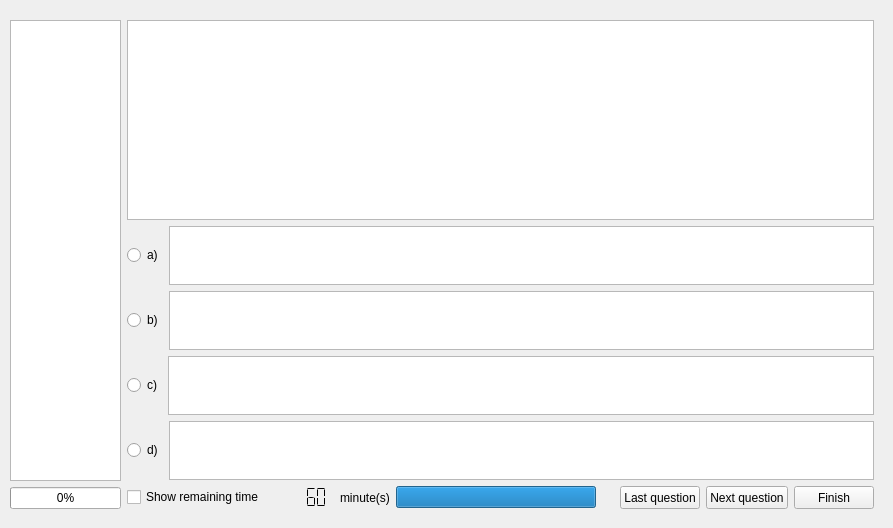
    <widget class="QWidget" name="testPage" >
     <widget class="QWidget" name="testGridLayout" >
      <property name="geometry" >
       <rect>
        <x>0</x>
        <y>10</y>
        <width>884</width>
        <height>509</height>
       </rect>
      </property>
      <layout class="QGridLayout" >
       <property name="margin" >
        <number>10</number>
       </property>
       <property name="spacing" >
        <number>6</number>
       </property>
       <item row="2" column="1" >
        <layout class="QHBoxLayout" >
         <property name="margin" >
          <number>0</number>
         </property>
         <property name="spacing" >
          <number>6</number>
         </property>
         <item>
          <widget class="QRadioButton" name="rbtnAnswerB" >
           <property name="text" >
            <string>b)</string>
           </property>
          </widget>
         </item>
         <item>
          <widget class="QTextBrowser" name="answerB_textBrowser" >
           <property name="maximumSize" >
            <size>
             <width>16777215</width>
             <height>59</height>
            </size>
           </property>
          </widget>
         </item>
        </layout>
       </item>
       <item row="5" column="1" >
        <layout class="QHBoxLayout" >
         <property name="margin" >
          <number>0</number>
         </property>
         <property name="spacing" >
          <number>6</number>
         </property>
         <item>
          <widget class="QCheckBox" name="showRemainingTimeCheckBox" >
           <property name="text" >
            <string>Show remaining time</string>
           </property>
          </widget>
         </item>
         <item>
          <widget class="QLCDNumber" name="remainingTimeLcdNumber" >
           <property name="frameShape" >
            <enum>QFrame::NoFrame</enum>
           </property>
           <property name="segmentStyle" >
            <enum>QLCDNumber::Flat</enum>
           </property>
           <property name="intValue" stdset="0" >
            <number>60</number>
           </property>
          </widget>
         </item>
         <item>
          <widget class="QLabel" name="label_minutes" >
           <property name="text" >
            <string>minute(s)</string>
           </property>
          </widget>
         </item>
         <item>
          <spacer>
           <property name="orientation" >
            <enum>Qt::Horizontal</enum>
           </property>
           <property name="sizeHint" >
            <size>
             <width>40</width>
             <height>20</height>
            </size>
           </property>
          </spacer>
         </item>
         <item>
          <widget class="QProgressBar" name="remainingTimeProgressBar" >
           <property name="minimumSize" >
            <size>
             <width>200</width>
             <height>0</height>
            </size>
           </property>
           <property name="value" >
            <number>100</number>
           </property>
           <property name="textVisible" >
            <bool>false</bool>
           </property>
           <property name="orientation" >
            <enum>Qt::Horizontal</enum>
           </property>
          </widget>
         </item>
         <item>
          <spacer>
           <property name="orientation" >
            <enum>Qt::Horizontal</enum>
           </property>
           <property name="sizeHint" >
            <size>
             <width>421</width>
             <height>20</height>
            </size>
           </property>
          </spacer>
         </item>
         <item>
          <widget class="QPushButton" name="btnLast" >
           <property name="maximumSize" >
            <size>
             <width>16777215</width>
             <height>23</height>
            </size>
           </property>
           <property name="text" >
            <string>Last question</string>
           </property>
           <property name="icon" >
            <iconset resource="resources.qrc" >:/images/images/back.png</iconset>
           </property>
           <property name="iconSize" >
            <size>
             <width>20</width>
             <height>20</height>
            </size>
           </property>
          </widget>
         </item>
         <item>
          <widget class="QPushButton" name="btnNext" >
           <property name="maximumSize" >
            <size>
             <width>16777215</width>
             <height>23</height>
            </size>
           </property>
           <property name="text" >
            <string>Next question</string>
           </property>
           <property name="icon" >
            <iconset resource="resources.qrc" >:/images/images/forward.png</iconset>
           </property>
           <property name="iconSize" >
            <size>
             <width>20</width>
             <height>20</height>
            </size>
           </property>
          </widget>
         </item>
         <item>
          <widget class="QPushButton" name="btnFinish" >
           <property name="maximumSize" >
            <size>
             <width>16777215</width>
             <height>23</height>
            </size>
           </property>
           <property name="text" >
            <string>Finish</string>
           </property>
           <property name="icon" >
            <iconset resource="resources.qrc" >:/images/images/button_ok.png</iconset>
           </property>
           <property name="iconSize" >
            <size>
             <width>20</width>
             <height>20</height>
            </size>
           </property>
          </widget>
         </item>
        </layout>
       </item>
       <item rowspan="6" row="0" column="0" >
        <layout class="QVBoxLayout" >
         <property name="margin" >
          <number>0</number>
         </property>
         <property name="spacing" >
          <number>6</number>
         </property>
         <item>
          <widget class="QListWidget" name="LQListWidget" >
           <property name="sizePolicy" >
            <sizepolicy>
             <hsizetype>0</hsizetype>
             <vsizetype>7</vsizetype>
             <horstretch>0</horstretch>
             <verstretch>0</verstretch>
            </sizepolicy>
           </property>
           <property name="maximumSize" >
            <size>
             <width>111</width>
             <height>16777215</height>
            </size>
           </property>
          </widget>
         </item>
         <item>
          <widget class="QProgressBar" name="progressBar" >
           <property name="maximumSize" >
            <size>
             <width>111</width>
             <height>16777215</height>
            </size>
           </property>
           <property name="value" >
            <number>0</number>
           </property>
           <property name="alignment" >
            <set>Qt::AlignHCenter</set>
           </property>
           <property name="orientation" >
            <enum>Qt::Horizontal</enum>
           </property>
          </widget>
         </item>
        </layout>
       </item>
       <item row="3" column="1" >
        <layout class="QHBoxLayout" >
         <property name="margin" >
          <number>0</number>
         </property>
         <property name="spacing" >
          <number>6</number>
         </property>
         <item>
          <widget class="QRadioButton" name="rbtnAnswerC" >
           <property name="text" >
            <string>c)</string>
           </property>
          </widget>
         </item>
         <item>
          <widget class="QTextBrowser" name="answerC_textBrowser" >
           <property name="maximumSize" >
            <size>
             <width>16777215</width>
             <height>59</height>
            </size>
           </property>
          </widget>
         </item>
        </layout>
       </item>
       <item row="0" column="1" >
        <widget class="QTextBrowser" name="questionTextBrowser" />
       </item>
       <item row="1" column="1" >
        <layout class="QHBoxLayout" >
         <property name="margin" >
          <number>0</number>
         </property>
         <property name="spacing" >
          <number>6</number>
         </property>
         <item>
          <widget class="QRadioButton" name="rbtnAnswerA" >
           <property name="text" >
            <string>a)</string>
           </property>
          </widget>
         </item>
         <item>
          <widget class="QTextBrowser" name="answerA_textBrowser" >
           <property name="maximumSize" >
            <size>
             <width>16777215</width>
             <height>59</height>
            </size>
           </property>
          </widget>
         </item>
        </layout>
       </item>
       <item row="4" column="1" >
        <layout class="QHBoxLayout" >
         <property name="margin" >
          <number>0</number>
         </property>
         <property name="spacing" >
          <number>6</number>
         </property>
         <item>
          <widget class="QRadioButton" name="rbtnAnswerD" >
           <property name="text" >
            <string>d)</string>
           </property>
          </widget>
         </item>
         <item>
          <widget class="QTextBrowser" name="answerD_textBrowser" >
           <property name="maximumSize" >
            <size>
             <width>16777215</width>
             <height>59</height>
            </size>
           </property>
          </widget>
         </item>
        </layout>
       </item>
      </layout>
     </widget>
    </widget>
